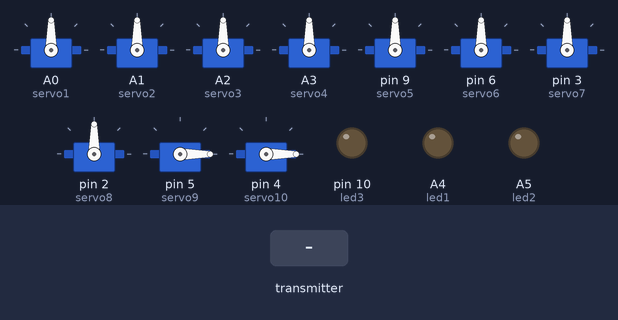
Bench run of a sketch on a simulated Arduino Uno, built with avr-gcc and run on an emulated ATmega328P. Shown: 10 × servo, output pins drawn as LEDs (lit = HIGH). The inputs (shaded band) are chosen by the test bench. No radio packets arrive unless stated.

Above: at 1.2 s.
1.3 s: the transmitter starts sending lxAxisValue = 0
At 2.5 s:
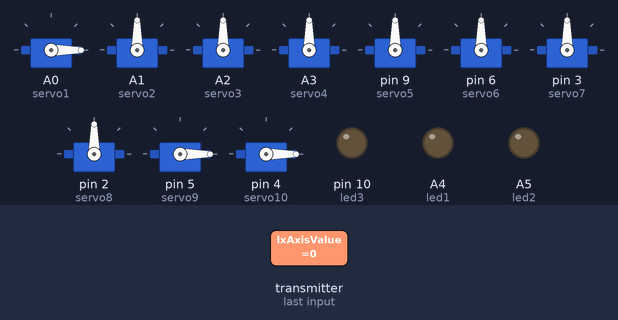
2.8 s: the transmitter starts sending lyAxisValue = 0
At 3.8 s:
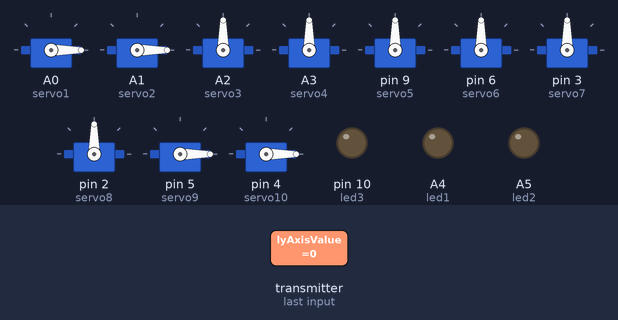
4.3 s: the transmitter starts sending rxAxisValue = 0
At 4.9 s:
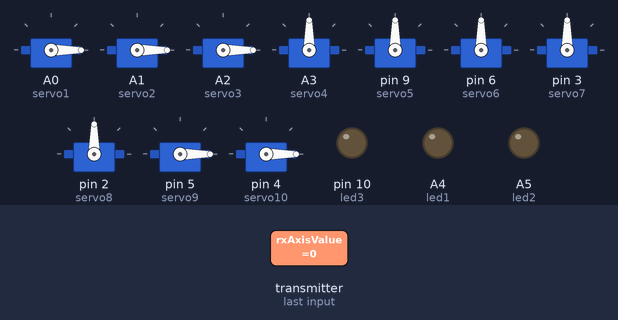
5.8 s: the transmitter starts sending ryAxisValue = 0
At 6.1 s:
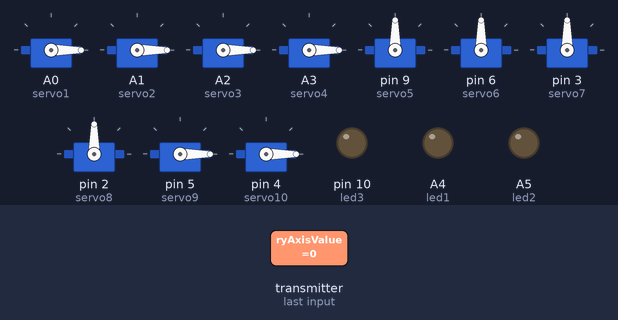
Timing chart, 0 to 8.3 s (numbered marks = the images above; inputs shaded):
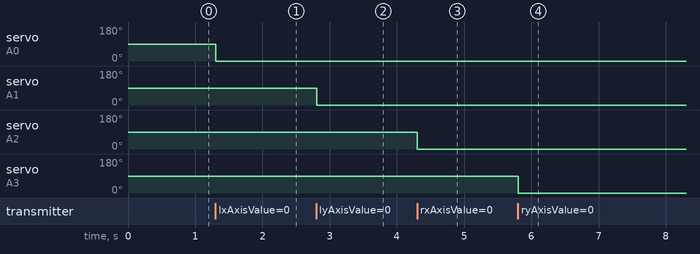

Measured:
- after the input at 1.3 s, servo on A0 (servo1): 90° → 0° at once
- after the input at 2.8 s, servo on A1 (servo2): 90° → 0° at once
- after the input at 4.3 s, servo on A2 (servo3): 90° → 0° at once
- after the input at 5.8 s, servo on A3 (servo4): 90° → 0° at once

The sketch:

receivernrf2401withpotojoystickpushbutton.ino
```cpp
//receiver with push and pot and foue joystick
//connect to arduino uno

#include <SPI.h>
#include <nRF24L01.h>
#include <RF24.h>
#include <Servo.h>

#define SIGNAL_TIMEOUT 500  // This is signal timeout in milli seconds. We will reset the data if no signal

const uint64_t pipeIn = 0xF9E8F0F0E1LL;
RF24 radio(8, 9);
unsigned long lastRecvTime = 0;

struct PacketData
{
  byte lxAxisValue;
  byte lyAxisValue;
  byte rxAxisValue;
  byte ryAxisValue;
  byte wxAxisValue;
  byte wyAxisValue;
  byte txAxisValue;
  byte tyAxisValue;

  byte lPotValue;
  byte rPotValue;
  byte switch1Value;
  byte switch2Value;
  byte switch3Value;
};
PacketData receiverData;

Servo servo1;
Servo servo2;
Servo servo3;
Servo servo4;
Servo servo5;
Servo servo6;
Servo servo7;
Servo servo8;

Servo servo9;
Servo servo10;

int   led1 = A4;
int   led2 = A5;
int   led3 = 10;

//Assign default input received values
void setInputDefaultValues()
{
  // The middle position for joystick. (254/2=127)
  receiverData.lxAxisValue = 127;
  receiverData.lyAxisValue = 127;
  receiverData.rxAxisValue = 127;
  receiverData.ryAxisValue = 127;
  receiverData.wxAxisValue = 127;
  receiverData.wyAxisValue = 127;
  receiverData.txAxisValue = 127;
  receiverData.tyAxisValue = 127;

  receiverData.lPotValue = 0;
  receiverData.rPotValue = 0;
  receiverData.switch1Value = LOW;
  receiverData.switch2Value = LOW;
  receiverData.switch3Value = LOW;
}

void mapAndWriteValues()
{
  servo1.write(map(receiverData.lxAxisValue, 0, 254, 0, 180));
  servo2.write(map(receiverData.lyAxisValue, 0, 254, 0, 180));
  servo3.write(map(receiverData.rxAxisValue, 0, 254, 0, 180));
  servo4.write(map(receiverData.ryAxisValue, 0, 254, 0, 180));
  servo5.write(map(receiverData.wxAxisValue, 0, 254, 0, 180));
  servo6.write(map(receiverData.wyAxisValue, 0, 254, 0, 180));
  servo7.write(map(receiverData.txAxisValue, 0, 254, 0, 180));
  servo8.write(map(receiverData.tyAxisValue, 0, 254, 0, 180));

  servo9.write(map(receiverData.lPotValue, 0, 254, 0, 180));
  servo10.write(map(receiverData.rPotValue, 0, 254, 0, 180));

  digitalWrite(led1, receiverData.switch1Value);
  digitalWrite(led2, receiverData.switch2Value);
  digitalWrite(led3, receiverData.switch3Value);
}

void setup()
{
  radio.begin();
  radio.setDataRate(RF24_250KBPS);
  radio.openReadingPipe(1,pipeIn);
  radio.startListening(); //start the radio receiver

  servo1.attach(A0);
  servo2.attach(A1);
  servo3.attach(A2);
  servo4.attach(A3);
  servo5.attach(9);
  servo6.attach(6);
  servo7.attach(3);
  servo8.attach(2);
  servo9.attach(5);
  servo10.attach(4);

  pinMode(led1, OUTPUT);
  pinMode(led2, OUTPUT);
  pinMode(led3, OUTPUT);

  setInputDefaultValues();
  mapAndWriteValues();
}

void loop()
{
  // Check if RF is connected and packet is available
  if(radio.isChipConnected() && radio.available())
  {
    radio.read(&receiverData, sizeof(PacketData));
    lastRecvTime = millis();
  }
  else
  {
    //Check Signal lost.
    unsigned long now = millis();
    if ( now - lastRecvTime > SIGNAL_TIMEOUT )
    {
      setInputDefaultValues();
    }
  }
  mapAndWriteValues();
}
```
